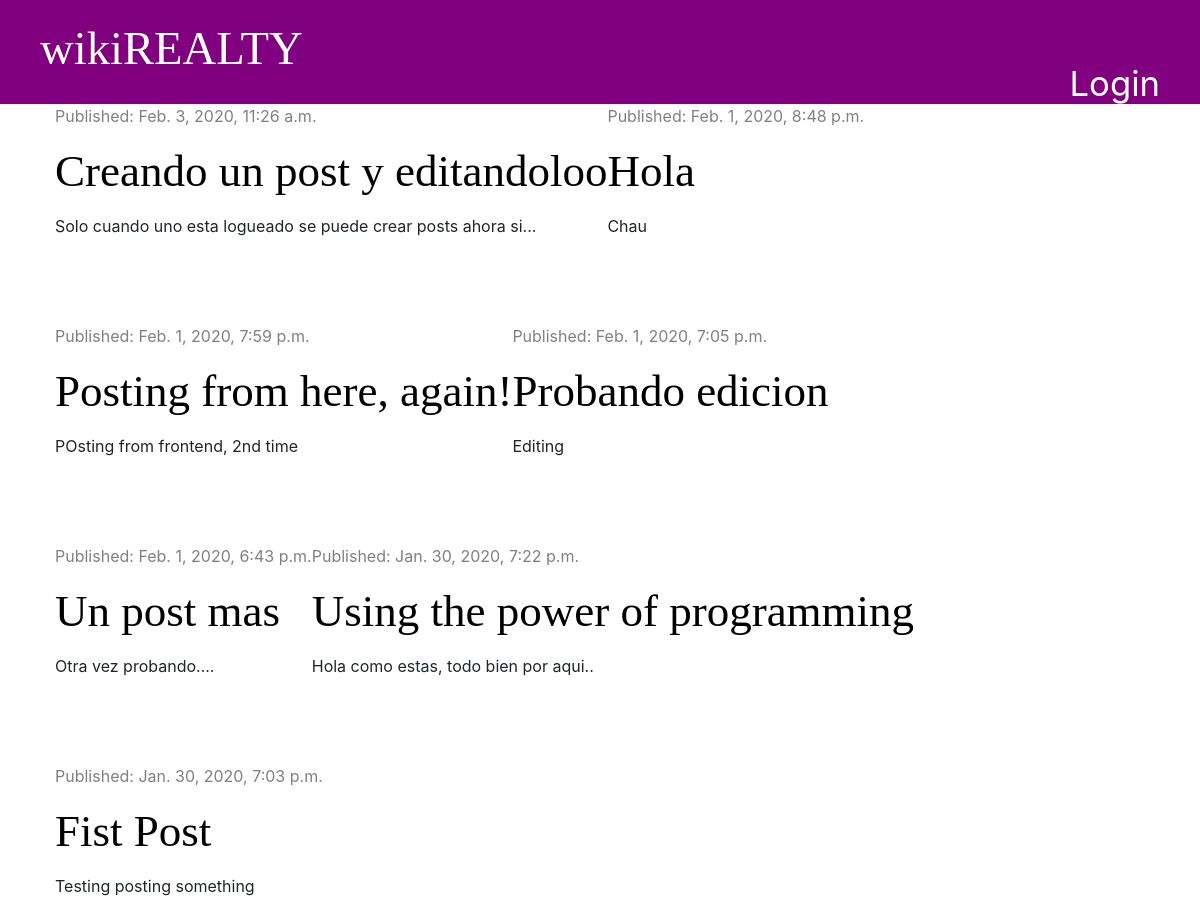
The app's page /, older data.
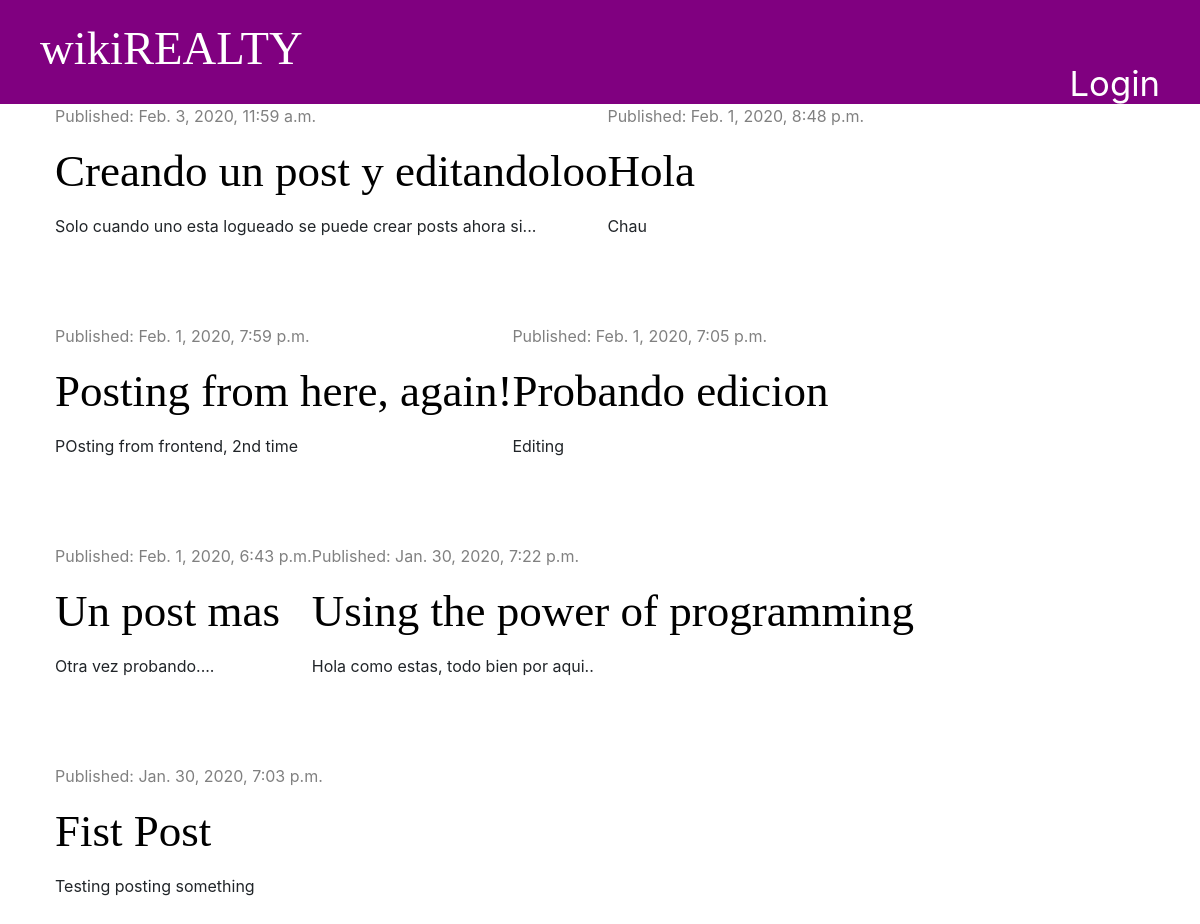
The same page, newer data.
### blog/models.py (models this page shows, shortened)
class Post(models.Model):
    title = models.CharField(max_length=200)
    author = models.ForeignKey('auth.User', on_delete=models.CASCADE)
    text = models.TextField()
    created_date = models.DateTimeField(default=timezone.now)
    published_date = models.DateTimeField(blank=True, null=True)

### blog/views.py (the view)
# urls.py: path('', views.post_list, name='post_list'),
def post_list(request):
    posts = Post.objects.filter(published_date__lte=timezone.now()).order_by('-published_date')
    stuff_for_frontend = {'posts': posts}
    return render(request, 'blog/post_list.html', stuff_for_frontend)

### blog/templates/blog/post_list.html (shortened to what this page needs)
{% extends 'blog/base.html' %}
{% block content %}
    {% for post in posts %}
        <div class="post">
            <div class="date">
                <p>Published: {{ post.published_date}}</p>
            </div>
            <p><h1><a href="{% url 'post_detail' pk=post.pk %}">{{ post.title }}</a></h1></p>
            <p>{{ post.text | linebreaksbr }}</p>
        </div>
    {% endfor %}
{% endblock %}

Row changes from the older to the newer data that the page shows:
changed Post "Creando un post y editandoloo": published_date "Feb. 3, 2020, 11:26 a.m." → "Feb. 3, 2020, 11:59 a.m."
